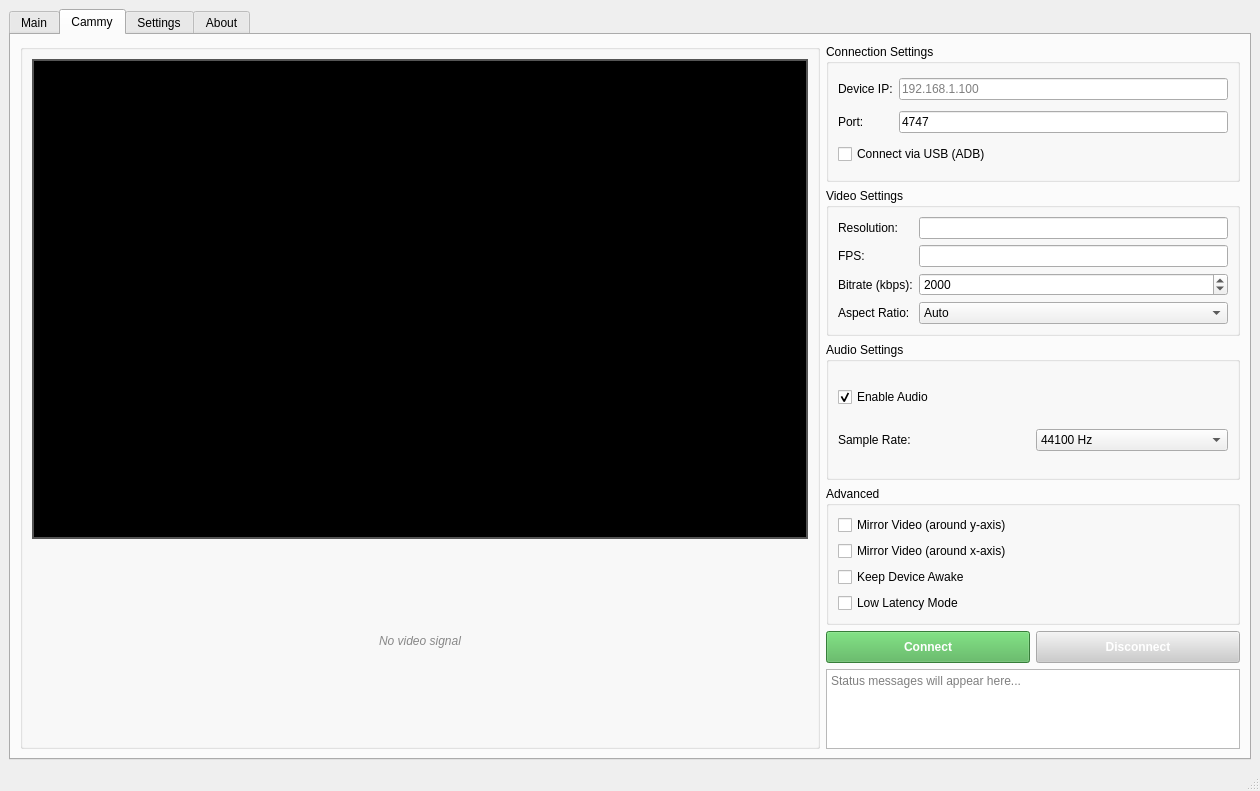
<?xml version="1.0" encoding="UTF-8"?>
<ui version="4.0">
 <class>MainWindow</class>
 <widget class="QMainWindow" name="MainWindow">
  <property name="geometry">
   <rect>
    <x>0</x>
    <y>0</y>
    <width>1260</width>
    <height>791</height>
   </rect>
  </property>
  <property name="minimumSize">
   <size>
    <width>1260</width>
    <height>791</height>
   </size>
  </property>
  <property name="maximumSize">
   <size>
    <width>1260</width>
    <height>791</height>
   </size>
  </property>
  <property name="windowTitle">
   <string>Scrcpy Camera Controller</string>
  </property>
  <widget class="QWidget" name="centralwidget">
   <layout class="QGridLayout" name="gridLayout">
    <item row="0" column="0">
     <widget class="QTabWidget" name="tabWidget">
      <property name="currentIndex">
       <number>1</number>
      </property>
      <widget class="QWidget" name="MainPage">
       <attribute name="title">
        <string>Main</string>
       </attribute>
       <widget class="QFrame" name="frameLeft">
        <property name="geometry">
         <rect>
          <x>4</x>
          <y>0</y>
          <width>421</width>
          <height>721</height>
         </rect>
        </property>
        <layout class="QVBoxLayout" name="verticalLayoutLeft">
         <item>
          <widget class="QGroupBox" name="groupADB">
           <property name="title">
            <string>ADB Devices</string>
           </property>
           <layout class="QVBoxLayout" name="verticalLayoutADB">
            <item>
             <widget class="QListWidget" name="listADBDevices"/>
            </item>
            <item>
             <widget class="QPushButton" name="refreshButtonADB">
              <property name="text">
               <string>Refresh Devices</string>
              </property>
             </widget>
            </item>
            <item>
             <widget class="QPushButton" name="connectButtonADB">
              <property name="text">
               <string>Connect</string>
              </property>
             </widget>
            </item>
            <item>
             <widget class="QPushButton" name="disconnectButtonADB">
              <property name="text">
               <string>Disconnect</string>
              </property>
             </widget>
            </item>
           </layout>
          </widget>
         </item>
         <item>
          <widget class="QGroupBox" name="groupBattery">
           <property name="title">
            <string>Battery Percentage</string>
           </property>
           <layout class="QVBoxLayout" name="verticalLayoutBattery">
            <item>
             <widget class="QProgressBar" name="batteryPercentage">
              <property name="value">
               <number>0</number>
              </property>
             </widget>
            </item>
           </layout>
          </widget>
         </item>
        </layout>
       </widget>
       <widget class="QFrame" name="frameMiddle">
        <property name="geometry">
         <rect>
          <x>420</x>
          <y>0</y>
          <width>371</width>
          <height>731</height>
         </rect>
        </property>
        <layout class="QVBoxLayout" name="verticalLayoutMiddle">
         <item>
          <widget class="QPushButton" name="buttonStartScrcpy">
           <property name="text">
            <string>Start scrcpy</string>
           </property>
          </widget>
         </item>
         <item>
          <widget class="QPushButton" name="buttonStopScrcpy">
           <property name="text">
            <string>Stop scrcpy</string>
           </property>
          </widget>
         </item>
         <item>
          <widget class="QPushButton" name="switchToTCPIP">
           <property name="text">
            <string>Switch to TCP/IP Connection</string>
           </property>
          </widget>
         </item>
         <item>
          <widget class="QGroupBox" name="groupOptions">
           <property name="title">
            <string>Options</string>
           </property>
           <layout class="QFormLayout" name="formLayoutOptions">
            <item row="0" column="0">
             <widget class="QLabel" name="labelBitrate_2">
              <property name="text">
               <string>Bitrate:</string>
              </property>
             </widget>
            </item>
            <item row="0" column="1">
             <widget class="QLineEdit" name="lineBitrate">
              <property name="placeholderText">
               <string>Default: 8M</string>
              </property>
             </widget>
            </item>
            <item row="1" column="0">
             <widget class="QLabel" name="labelFPS_2">
              <property name="text">
               <string>FPS:</string>
              </property>
             </widget>
            </item>
            <item row="1" column="1">
             <widget class="QLineEdit" name="lineFPS">
              <property name="placeholderText">
               <string>Default: 30</string>
              </property>
             </widget>
            </item>
            <item row="2" column="0">
             <widget class="QLabel" name="label_2">
              <property name="text">
               <string>Disable Control:</string>
              </property>
             </widget>
            </item>
            <item row="2" column="1">
             <widget class="QLineEdit" name="lineDisableControl">
              <property name="text">
               <string/>
              </property>
              <property name="placeholderText">
               <string>Default: False</string>
              </property>
             </widget>
            </item>
            <item row="3" column="0">
             <widget class="QLabel" name="labelOther">
              <property name="text">
               <string>Other Option:</string>
              </property>
             </widget>
            </item>
            <item row="3" column="1">
             <widget class="QLineEdit" name="lineOther">
              <property name="placeholderText">
               <string>Default: N/A</string>
              </property>
             </widget>
            </item>
           </layout>
          </widget>
         </item>
         <item>
          <widget class="QGroupBox" name="groupOptions_2">
           <property name="title">
            <string>Screenshot</string>
           </property>
           <layout class="QFormLayout" name="formLayoutOptions_2">
            <item row="0" column="0">
             <widget class="QLabel" name="labelOther_2">
              <property name="text">
               <string>Saved Location:</string>
              </property>
             </widget>
            </item>
            <item row="0" column="1">
             <widget class="QLineEdit" name="lineOther_2">
              <property name="placeholderText">
               <string>Default: N/A</string>
              </property>
             </widget>
            </item>
            <item row="1" column="0" colspan="2">
             <widget class="QPushButton" name="pushButton_4">
              <property name="text">
               <string>Screenshot</string>
              </property>
             </widget>
            </item>
            <item row="2" column="0" colspan="2">
             <widget class="QPushButton" name="pushButton_3">
              <property name="text">
               <string>Open File Location</string>
              </property>
             </widget>
            </item>
           </layout>
          </widget>
         </item>
        </layout>
       </widget>
       <widget class="QGroupBox" name="groupTerminal">
        <property name="geometry">
         <rect>
          <x>788</x>
          <y>0</y>
          <width>461</width>
          <height>721</height>
         </rect>
        </property>
        <property name="title">
         <string>Debug Panel</string>
        </property>
        <layout class="QVBoxLayout" name="verticalLayoutTerminal">
         <item>
          <widget class="QTextEdit" name="textTerminal">
           <property name="readOnly">
            <bool>true</bool>
           </property>
          </widget>
         </item>
        </layout>
       </widget>
      </widget>
      <widget class="QWidget" name="CammyPage">
       <attribute name="title">
        <string>Cammy</string>
       </attribute>
       <layout class="QHBoxLayout" name="horizontalLayout_cammy">
        <item>
         <widget class="QGroupBox" name="videoPreviewGroup">
          <property name="minimumSize">
           <size>
            <width>800</width>
            <height>300</height>
           </size>
          </property>
          <layout class="QVBoxLayout" name="verticalLayout_preview">
           <item>
            <widget class="QLabel" name="labelVideoPreview">
             <property name="minimumSize">
              <size>
               <width>720</width>
               <height>480</height>
              </size>
             </property>
             <property name="styleSheet">
              <string notr="true">QLabel {
    background-color: #000000;
    border: 2px solid #555555;
}</string>
             </property>
             <property name="text">
              <string/>
             </property>
             <property name="scaledContents">
              <bool>false</bool>
             </property>
             <property name="alignment">
              <set>Qt::AlignmentFlag::AlignCenter</set>
             </property>
            </widget>
           </item>
           <item>
            <widget class="QLabel" name="labelPreviewStatus">
             <property name="styleSheet">
              <string notr="true">QLabel {
    color: #888888;
    font-style: italic;
}</string>
             </property>
             <property name="text">
              <string>No video signal</string>
             </property>
             <property name="alignment">
              <set>Qt::AlignmentFlag::AlignCenter</set>
             </property>
            </widget>
           </item>
          </layout>
         </widget>
        </item>
        <item>
         <layout class="QVBoxLayout" name="verticalLayout_cammy">
          <property name="sizeConstraint">
           <enum>QLayout::SizeConstraint::SetDefaultConstraint</enum>
          </property>
          <item>
           <widget class="QGroupBox" name="connectionGroup">
            <property name="title">
             <string>Connection Settings</string>
            </property>
            <layout class="QGridLayout" name="gridLayout_conn">
             <item row="0" column="0">
              <widget class="QLabel" name="labelIP">
               <property name="text">
                <string>Device IP:</string>
               </property>
              </widget>
             </item>
             <item row="0" column="1">
              <widget class="QLineEdit" name="lineEditIP">
               <property name="placeholderText">
                <string>192.168.1.100</string>
               </property>
              </widget>
             </item>
             <item row="1" column="0">
              <widget class="QLabel" name="labelPort">
               <property name="text">
                <string>Port:</string>
               </property>
              </widget>
             </item>
             <item row="1" column="1">
              <widget class="QLineEdit" name="lineEditPort">
               <property name="text">
                <string>4747</string>
               </property>
              </widget>
             </item>
             <item row="2" column="0" colspan="2">
              <widget class="QCheckBox" name="checkBoxUSB">
               <property name="text">
                <string>Connect via USB (ADB)</string>
               </property>
              </widget>
             </item>
            </layout>
           </widget>
          </item>
          <item>
           <widget class="QGroupBox" name="videoSettingsGroup">
            <property name="title">
             <string>Video Settings</string>
            </property>
            <layout class="QGridLayout" name="gridLayout_vid">
             <item row="0" column="0">
              <widget class="QLabel" name="labelResolution">
               <property name="text">
                <string>Resolution:</string>
               </property>
              </widget>
             </item>
             <item row="0" column="1">
              <widget class="QLineEdit" name="lineEditResolution">
               <property name="text">
                <string/>
               </property>
              </widget>
             </item>
             <item row="1" column="0">
              <widget class="QLabel" name="labelFPS">
               <property name="text">
                <string>FPS:</string>
               </property>
              </widget>
             </item>
             <item row="1" column="1">
              <widget class="QLineEdit" name="lineEditFPS">
               <property name="text">
                <string/>
               </property>
              </widget>
             </item>
             <item row="2" column="0">
              <widget class="QLabel" name="labelBitrate">
               <property name="text">
                <string>Bitrate (kbps):</string>
               </property>
              </widget>
             </item>
             <item row="2" column="1">
              <widget class="QSpinBox" name="spinBoxBitrate">
               <property name="minimum">
                <number>500</number>
               </property>
               <property name="maximum">
                <number>10000</number>
               </property>
               <property name="singleStep">
                <number>500</number>
               </property>
               <property name="value">
                <number>2000</number>
               </property>
              </widget>
             </item>
             <item row="3" column="0">
              <widget class="QLabel" name="labelRatio">
               <property name="text">
                <string>Aspect Ratio:</string>
               </property>
              </widget>
             </item>
             <item row="3" column="1">
              <widget class="QComboBox" name="comboBoxAspectRatio">
               <item>
                <property name="text">
                 <string>Auto</string>
                </property>
               </item>
               <item>
                <property name="text">
                 <string>16:9</string>
                </property>
               </item>
               <item>
                <property name="text">
                 <string>4:3</string>
                </property>
               </item>
               <item>
                <property name="text">
                 <string>1:1</string>
                </property>
               </item>
               <item>
                <property name="text">
                 <string>21:9</string>
                </property>
               </item>
               <item>
                <property name="text">
                 <string>9:16</string>
                </property>
               </item>
               <item>
                <property name="text">
                 <string>3:2</string>
                </property>
               </item>
              </widget>
             </item>
            </layout>
           </widget>
          </item>
          <item>
           <widget class="QGroupBox" name="audioSettingsGroup">
            <property name="title">
             <string>Audio Settings</string>
            </property>
            <layout class="QGridLayout" name="gridLayout_audio">
             <item row="1" column="1">
              <widget class="QComboBox" name="comboBoxSampleRate">
               <item>
                <property name="text">
                 <string>44100 Hz</string>
                </property>
               </item>
               <item>
                <property name="text">
                 <string>48000 Hz</string>
                </property>
               </item>
              </widget>
             </item>
             <item row="0" column="0">
              <widget class="QCheckBox" name="checkBoxEnableAudio">
               <property name="text">
                <string>Enable Audio</string>
               </property>
               <property name="checked">
                <bool>true</bool>
               </property>
              </widget>
             </item>
             <item row="1" column="0">
              <widget class="QLabel" name="labelSampleRate">
               <property name="text">
                <string>Sample Rate:</string>
               </property>
              </widget>
             </item>
            </layout>
           </widget>
          </item>
          <item>
           <widget class="QGroupBox" name="advancedGroup">
            <property name="title">
             <string>Advanced</string>
            </property>
            <layout class="QVBoxLayout" name="verticalLayout_adv">
             <item>
              <widget class="QCheckBox" name="checkBoxMirror_yaxis">
               <property name="text">
                <string>Mirror Video (around y-axis)</string>
               </property>
              </widget>
             </item>
             <item>
              <widget class="QCheckBox" name="checkBoxMirror_xaxis">
               <property name="text">
                <string>Mirror Video (around x-axis)</string>
               </property>
              </widget>
             </item>
             <item>
              <widget class="QCheckBox" name="checkBoxKeepAwake">
               <property name="text">
                <string>Keep Device Awake</string>
               </property>
              </widget>
             </item>
             <item>
              <widget class="QCheckBox" name="checkBoxLowLatency">
               <property name="text">
                <string>Low Latency Mode</string>
               </property>
              </widget>
             </item>
            </layout>
           </widget>
          </item>
          <item>
           <layout class="QHBoxLayout" name="horizontalLayout_cammy_btns">
            <item>
             <widget class="QPushButton" name="btnConnect">
              <property name="styleSheet">
               <string notr="true">QPushButton { 
    background-color: #4CAF50; 
    color: white; 
    font-weight: bold; 
    padding: 8px;
}
QPushButton:hover {
    background-color: #45a049;
}</string>
              </property>
              <property name="text">
               <string>Connect</string>
              </property>
             </widget>
            </item>
            <item>
             <widget class="QPushButton" name="btnDisconnect">
              <property name="enabled">
               <bool>false</bool>
              </property>
              <property name="styleSheet">
               <string notr="true">QPushButton { 
    background-color: #f44336; 
    color: white; 
    font-weight: bold; 
    padding: 8px;
}
QPushButton:hover {
    background-color: #da190b;
}
QPushButton:disabled {
    background-color: #cccccc;
}</string>
              </property>
              <property name="text">
               <string>Disconnect</string>
              </property>
             </widget>
            </item>
           </layout>
          </item>
          <item>
           <widget class="QTextEdit" name="textEditStatus">
            <property name="maximumSize">
             <size>
              <width>16777215</width>
              <height>80</height>
             </size>
            </property>
            <property name="readOnly">
             <bool>true</bool>
            </property>
            <property name="placeholderText">
             <string>Status messages will appear here...</string>
            </property>
           </widget>
          </item>
         </layout>
        </item>
       </layout>
      </widget>
      <widget class="QWidget" name="SettingsPage">
       <attribute name="title">
        <string>Settings</string>
       </attribute>
       <widget class="QLabel" name="rezLabel">
        <property name="geometry">
         <rect>
          <x>20</x>
          <y>10</y>
          <width>251</width>
          <height>18</height>
         </rect>
        </property>
        <property name="text">
         <string>Device Resolution (defaults to 640x480) - </string>
        </property>
       </widget>
       <widget class="QLabel" name="widthLabel">
        <property name="geometry">
         <rect>
          <x>20</x>
          <y>50</y>
          <width>58</width>
          <height>18</height>
         </rect>
        </property>
        <property name="text">
         <string>Width - </string>
        </property>
       </widget>
       <widget class="QLabel" name="heightLabel">
        <property name="geometry">
         <rect>
          <x>150</x>
          <y>47</y>
          <width>51</width>
          <height>21</height>
         </rect>
        </property>
        <property name="text">
         <string>Height -   </string>
        </property>
       </widget>
       <widget class="QLineEdit" name="rezWidth">
        <property name="geometry">
         <rect>
          <x>70</x>
          <y>40</y>
          <width>71</width>
          <height>32</height>
         </rect>
        </property>
       </widget>
       <widget class="QLineEdit" name="rezHeight">
        <property name="geometry">
         <rect>
          <x>200</x>
          <y>40</y>
          <width>71</width>
          <height>32</height>
         </rect>
        </property>
       </widget>
       <widget class="QLabel" name="frameRateLabel1">
        <property name="geometry">
         <rect>
          <x>20</x>
          <y>80</y>
          <width>221</width>
          <height>18</height>
         </rect>
        </property>
        <property name="text">
         <string>Device Frame Rate (defauts to 30) - </string>
        </property>
       </widget>
       <widget class="QLabel" name="frameRateLabel2">
        <property name="geometry">
         <rect>
          <x>20</x>
          <y>110</y>
          <width>71</width>
          <height>18</height>
         </rect>
        </property>
        <property name="text">
         <string>Frame Rate = </string>
        </property>
       </widget>
       <widget class="QLineEdit" name="deviceFrameRate">
        <property name="geometry">
         <rect>
          <x>100</x>
          <y>100</y>
          <width>113</width>
          <height>32</height>
         </rect>
        </property>
       </widget>
       <widget class="QLabel" name="bitrateLabel1">
        <property name="geometry">
         <rect>
          <x>20</x>
          <y>140</y>
          <width>541</width>
          <height>18</height>
         </rect>
        </property>
        <property name="text">
         <string>Device BitRate (Default = 8)</string>
        </property>
       </widget>
       <widget class="QLineEdit" name="deviceBitRate">
        <property name="geometry">
         <rect>
          <x>20</x>
          <y>170</y>
          <width>113</width>
          <height>32</height>
         </rect>
        </property>
       </widget>
       <widget class="QLabel" name="bitrateLabel2">
        <property name="geometry">
         <rect>
          <x>150</x>
          <y>170</y>
          <width>211</width>
          <height>31</height>
         </rect>
        </property>
        <property name="text">
         <string>MegaBits per second </string>
        </property>
       </widget>
       <widget class="QPlainTextEdit" name="helpOutput">
        <property name="geometry">
         <rect>
          <x>360</x>
          <y>40</y>
          <width>281</width>
          <height>131</height>
         </rect>
        </property>
       </widget>
       <widget class="QLabel" name="helpOutputLabel">
        <property name="geometry">
         <rect>
          <x>360</x>
          <y>10</y>
          <width>251</width>
          <height>18</height>
         </rect>
        </property>
        <property name="text">
         <string>Detected ADB Serials and Camera IDs -  </string>
        </property>
       </widget>
       <widget class="QLabel" name="cameraIDLabel">
        <property name="geometry">
         <rect>
          <x>20</x>
          <y>210</y>
          <width>261</width>
          <height>18</height>
         </rect>
        </property>
        <property name="text">
         <string>Camera ID (what camera you are using) - </string>
        </property>
       </widget>
       <widget class="QLineEdit" name="deviceID">
        <property name="geometry">
         <rect>
          <x>290</x>
          <y>200</y>
          <width>113</width>
          <height>32</height>
         </rect>
        </property>
       </widget>
       <widget class="QPushButton" name="updateHelpOutput">
        <property name="geometry">
         <rect>
          <x>520</x>
          <y>190</y>
          <width>121</width>
          <height>34</height>
         </rect>
        </property>
        <property name="text">
         <string>Update Output</string>
        </property>
       </widget>
      </widget>
      <widget class="QWidget" name="About">
       <attribute name="title">
        <string>About</string>
       </attribute>
       <widget class="QLabel" name="signatureLabel">
        <property name="geometry">
         <rect>
          <x>180</x>
          <y>220</y>
          <width>461</width>
          <height>18</height>
         </rect>
        </property>
        <property name="text">
         <string>Scrcpy GUI Camera Controller. Made with &lt;3 by Rudraksh Tiku (RudyDaBot)</string>
        </property>
       </widget>
       <widget class="QLabel" name="controllerVersion">
        <property name="geometry">
         <rect>
          <x>10</x>
          <y>10</y>
          <width>461</width>
          <height>18</height>
         </rect>
        </property>
        <property name="text">
         <string>Version = VERUInternal-0.1.5</string>
        </property>
       </widget>
       <widget class="QLabel" name="scrcpyVersion">
        <property name="geometry">
         <rect>
          <x>10</x>
          <y>30</y>
          <width>181</width>
          <height>18</height>
         </rect>
        </property>
        <property name="text">
         <string>scrcpy version - lalalalallala</string>
        </property>
       </widget>
       <widget class="QLabel" name="ADBVersion">
        <property name="geometry">
         <rect>
          <x>10</x>
          <y>50</y>
          <width>231</width>
          <height>18</height>
         </rect>
        </property>
        <property name="text">
         <string>ADB version = shimmy shimmy yay</string>
        </property>
       </widget>
       <widget class="QLabel" name="kanavEasterEgg">
        <property name="geometry">
         <rect>
          <x>140</x>
          <y>100</y>
          <width>411</width>
          <height>41</height>
         </rect>
        </property>
        <property name="font">
         <font>
          <pointsize>16</pointsize>
         </font>
        </property>
        <property name="text">
         <string>work in progress!!.</string>
        </property>
       </widget>
       <widget class="QPushButton" name="enableEgg">
        <property name="geometry">
         <rect>
          <x>10</x>
          <y>210</y>
          <width>88</width>
          <height>34</height>
         </rect>
        </property>
        <property name="text">
         <string>Easter Egg</string>
        </property>
       </widget>
      </widget>
     </widget>
    </item>
   </layout>
  </widget>
  <widget class="QStatusBar" name="statusbar"/>
 </widget>
 <resources/>
 <connections/>
</ui>
